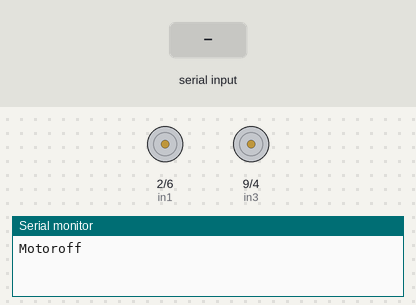
Bench run of a sketch on a simulated Arduino Uno, built with avr-gcc and run on an emulated ATmega328P. Parts: motor-driver pin pairs drawn as motors (green arrow = first pin HIGH = forward, orange = second pin HIGH = backward, longer = more drive, scaled by the enable pin), the last lines printed to the serial monitor. The inputs (shaded band) are chosen by the test bench.

Above: at 1.2 s.
1.3 s: byte 1 (1) received over Serial
At 1.8 s:
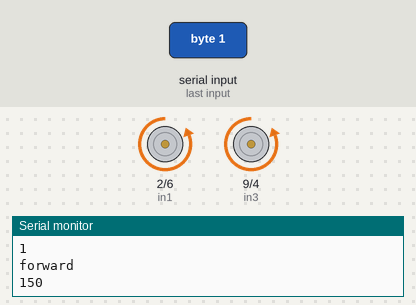
2.8 s: byte 2 (2) received over Serial
At 4.0 s:
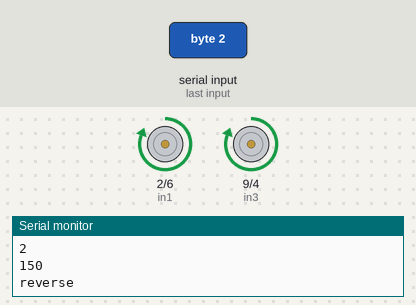
4.3 s: byte 3 (3) received over Serial
At 5.1 s:
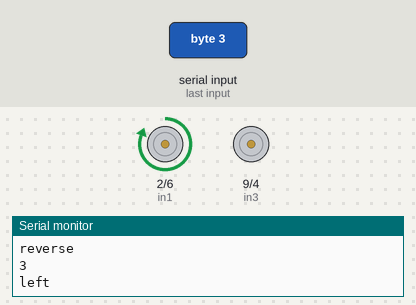
5.8 s: byte 4 (4) received over Serial
At 6.3 s:
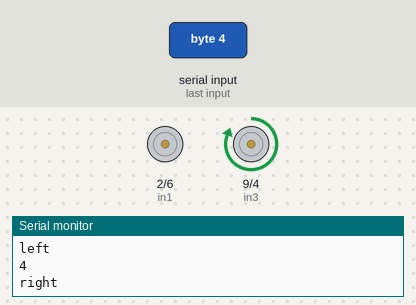
Timing chart, 0 to 8.3 s (numbered marks = the images above; inputs shaded):
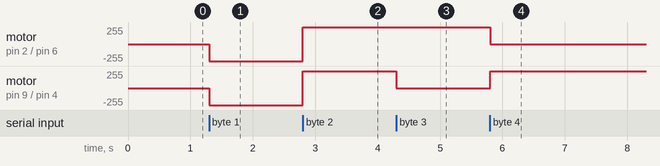

Measured:
- after the input at 1.3 s, motor on pin 2 (in1) / pin 6 (in2), motor on pin 9 (in3) / pin 4 (in4): stopped → backward 255/255 at once
- after the input at 2.8 s, motor on pin 2 (in1) / pin 6 (in2), motor on pin 9 (in3) / pin 4 (in4): backward 255/255 → forward 255/255 at once
- after the input at 4.3 s, motor on pin 9 (in3) / pin 4 (in4): forward 255/255 → stopped at once
- after the input at 5.8 s, motor on pin 2 (in1) / pin 6 (in2): forward 255/255 → stopped at once; motor on pin 9 (in3) / pin 4 (in4): stopped → forward 255/255 at once

The sketch:

Arduino_Bluetooth_Car.ino
```cpp
int t=0;

int speed1 ;
int enA = 12;
int in1 = 2;
int in2 = 6;
// Motor B connections
int enB = 13;
int in3 = 9;
int in4 = 4;


void setup()
{

  Serial.begin(38400);
  pinMode(enA, OUTPUT);
  pinMode(enB, OUTPUT);
  pinMode(in1, OUTPUT);
  pinMode(in2, OUTPUT);
  pinMode(in3, OUTPUT);
  pinMode(in4, OUTPUT);
  digitalWrite(in1, LOW);
  digitalWrite(in2, LOW);
  digitalWrite(in3, LOW);
  digitalWrite(in4, LOW);
  speed1 =120;

}
void loop() {

if(Serial.available()){
  t = Serial.read();
  if(t>9){
    speed1=t;
    }
  Serial.println(t);
}
if(t == 1){
  forward();
}


else if(t== 2){
  reverse();
}
else if(t == 0){
  offmotor();
}
else if(t == 3){
  left();
}
else if(t == 4){
  right();
}
  delay(1);
 t='off';
speed1=150;
}


void reverse(){

      Serial.println(speed1);
      Serial.println("reverse");
      digitalWrite(in1, HIGH);
      digitalWrite(in2, LOW);
      digitalWrite(in3, HIGH);
      digitalWrite(in4, LOW);
      for (int i = 0; i < speed1; i++) {
      analogWrite(enA, i);
      analogWrite(enB, i);
      }
 }
void forward(){
      Serial.println("forward");
      Serial.println(speed1);
      digitalWrite(in1, LOW);
      digitalWrite(in2, HIGH);
      digitalWrite(in3, LOW);
      digitalWrite(in4, HIGH);
      for (int i = 0; i < speed1; i++) {
      analogWrite(enA, i);
      analogWrite(enB, i);
      }
  }
  void offmotor(){
     Serial.println("Motoroff");
    digitalWrite(in1, LOW);
    digitalWrite(in2, LOW);
    digitalWrite(in3, LOW);
    digitalWrite(in4, LOW);
    for (int i = speed1; i >= 0; --i) {
    analogWrite(enA, i);
    analogWrite(enB, i);

   }

 }
  void right(){
    Serial.println("right");
    analogWrite(enA, 150);
    analogWrite(enB, 150);
    digitalWrite(in1, LOW);
    digitalWrite(in2, LOW);
    digitalWrite(in3, HIGH);
    digitalWrite(in4, LOW);

 }
  void left(){
    Serial.println("left");
     analogWrite(enA, 150);
    analogWrite(enB, 150);
    digitalWrite(in1, HIGH);
    digitalWrite(in2, LOW);
    digitalWrite(in3, LOW);
    digitalWrite(in4, LOW);

 }
```
